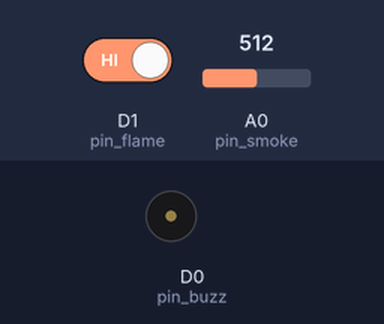
Simulated run of this sketch. Board: ESP8266 (NodeMCU). Parts: buzzer (waves = sounding). The test bench sets the inputs (shaded band); at power-on: A0 (pin_smoke) = 512, D1 (pin_flame) HIGH. WiFi joins after 1.5 s; servers stay silent unless stated; uploads are accepted with an empty reply; what the sketch prints to the serial monitor is not drawn.

Above: at 2.7 s.
2.8 s: A0 (pin_smoke) set to 483
At 3.5 s:
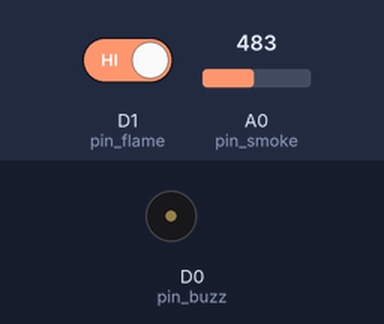
16.6 s: D1 (pin_flame) driven LOW
At 20.4 s:
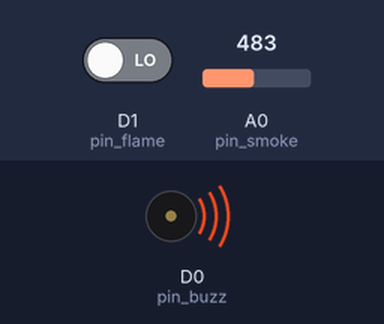
Timing chart, 0 to 31.9 s (numbered marks = the images above; inputs shaded):
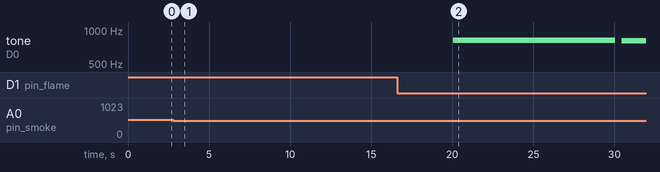

Measured:
- after the input at 2.8 s, tone on D0 (pin_buzz): stays silent (without the input it goes to 817 Hz after 7.2 s)
- after the input at 16.6 s, tone on D0 (pin_buzz): silent → 814 Hz after 3.4 s, → silent 10.0 s later, → 806 Hz 0.40 s later

The sketch:

sensor.ino
```cpp
// подключение библиотек
#include <ESP8266WiFi.h>  // обеспечение сетевого подключения (локальное и Интернет) с помощью модуля esp8266.
#include <WiFiClient.h>  // обеспечивает отправку данных по сети
#include <ESP8266HTTPClient.h>  // обеспечивает легкую коммуникацию с HTTP-сервером
// определение переменных
#define PERIOD_SENSORS 10000  // период опроса датчиков в мс
#define PERIOD_SEND 15000  // период отправки данных в мс
#define smoke_threshold 500 // порог срабатывания датчика дыма
#define WIFI_SSID "darknet_s"  // название сети wifi
#define WIFI_PASS "1912rotor!"  // пароль сети
int alarm_smoke = -1; // состояние датчика дыма
int alarm_flame = -1; // состояние датчика огня
int pin_smoke = A0;   // номер пина датчика дыма
int pin_flame = D1;   // номер пина датчика огня
int pin_buzz = D0;     // номер пина пьезоэлемента для звука
int value_smoke = 0;  // значение датчика дыма
int value_flame = 0;  // значение датчика огня
int buzz = 0;
int buzzflame = 0;
String json_string_smoke;  // строка, отправляемая как json на HTTP-сервер, с данными с датчика дыма
String json_string_flame;  // строка, отправляемая как json на HTTP-сервер, с данными с датчика огня
const String num_smoke = "1"; // номер датчика дыма в api сервере
const String num_flame = "2"; // номер датчика огня в api сервере
const String server_name = "http://192.168.0.103:5000/alyarma/api/v1.0/sensors/"; // строка подключения к API-серверу

// инициализация
void setup() {
  Serial.begin(112500); // подключение вывода данных с esp8266 в консоль
  Serial.println("Init start");  // вывод информации о начале инициализации программы в консоль
  pinMode(pin_flame, INPUT);  // изменение типа работы входа сигнала с датчика огня
  pinMode(pin_buzz, OUTPUT);
  WiFi.begin(WIFI_SSID, WIFI_PASS); // подключение к сети WiFi
  while (WiFi.status() != WL_CONNECTED) { // ждем подключения к WiFi
    delay(500);
    Serial.print(".");
  }
  Serial.println("Connected"); // вывод на консоль успешного подключения к WiFi
  Serial.println(WiFi.localIP()); // вывод на консоль IP-адрес устройства
  Serial.println("Init end"); // вывод на консоль информации о конце инициализации
}

// основной цикл
void loop() {
  checkSmoke();
  checkFlame();
  sendSmoke();
  sendFlame();
  if (buzz == 1){
    digitalWrite(pin_buzz, 0);
    delay(1);
    digitalWrite(pin_buzz, 1);
  }
  else if (buzz == 0) {
    digitalWrite(pin_buzz, 0);
  }

  if (buzzflame == 1){
    digitalWrite(pin_buzz, 0);
    delay(1);
    digitalWrite(pin_buzz, 1);
  }
  else if (buzz == 0) {
    digitalWrite(pin_buzz, 0);
  }
  Serial.println(value_smoke);
  Serial.println(buzz);
}

void checkSmoke() { // функция считывания данных с датчика дыма
  static uint32_t tmr1;   // переменная таймера
  if (millis() - tmr1 >= PERIOD_SENSORS) {  // ищем разницу между текущем временем и временем, записанным в переменную таймер, если эта разница больше периода опроса, то считываем данные с датчика
    tmr1 = millis();                   // приравнивание таймера к текущему времени
    value_smoke = analogRead(pin_smoke); // считываем данные с датчика дыма
    if (value_smoke >= smoke_threshold) { // сравниваем данные с датчиком и значением порога срабатывания, и если данные с датчика больше, то устанавливается флаг о тревоге
      alarm_smoke = 1; // устанавливается флаг о тревоге
      buzz = 1;

    }
    else if (value_smoke <= 10) { // если значение меньше 10, значит, что датчик не работает
      alarm_smoke = 0; // устанавливается флаг о отсутствии данных с датчика
    }
    else { // в других случаях датчик работает нормально
      alarm_smoke = -1;
      buzz = 0;
    }
  }
}

void checkFlame() { // функция считывания данных с датчика огня
  static uint32_t tmr1;   // переменная таймера
  if (millis() - tmr1 >= PERIOD_SENSORS) {  // ищем разницу между текущем временем и временем, записанным в переменную таймер, если эта разница больше периода опроса, то считываем данные с датчика
    tmr1 = millis();                   // приравнивание таймера к текущему времени
    value_flame = digitalRead(pin_flame); // считываем данные с датчика огня
    if (value_flame == 0) { // сравниваем данные с датчиком и значением порога срабатывания, и если данные с датчика больше, то устанавливается флаг о тревоге
      alarm_flame = 1; // устанавливается флаг о тревоге
      buzzflame = 1;
    }
    else if (value_flame == 1) { // датчик работает нормально
      alarm_flame = -1;
      buzzflame = 0;
    }
    else { // в других случаях датчик работает неправильно
      alarm_flame = 0;
    }
  }
}
void sendSmoke() {  // функция отправки данных на api сервер с датчика дыма
  static uint32_t tmr1;   // переменная таймера
  if (millis() - tmr1 >= PERIOD_SEND) {  // ищем разницу между текущем временем и временем, записанным в переменную таймер, если эта разница больше периода отпраки, то отправляем данные с датчика
    tmr1 = millis();                   // сброс таймера
    if(WiFi.status()== WL_CONNECTED) { // проверяем подключение к WiFi
      WiFiClient client; // инициализируем подключение к API-серверу
      HTTPClient http;  // инициализируем отправку данных по HTTP
      static String sensorPath = server_name + num_smoke; // объеденяем название сервера и номер датчика
      http.begin(client, sensorPath);  // начинаем передачу данных

      static char char_value[20];  // переменная для преобразования типа данных
      sprintf(char_value, "%d", value_smoke);  // преобразуем типы данных

      static char char_alarm[20];  // переменная для преобразования типа данных
      sprintf(char_alarm, "%d", alarm_smoke);  // преобразуем типы данных
      static String str1 = "{\"val\":"; // вспомогательная переменная
      static String str2 = ",\"alarm\":";  // вспомогательная переменная
      static String str3 = "}";  // вспомогательная переменная


      json_string_smoke = str1 + char_value + str2 + char_alarm + str3; // строка, отправляемая как json на HTTP-сервер, с данными с датчика дыма
      http.addHeader("Content-Type", "application/json"); // формирование HTTP пакета
      int httpResponseCode = http.PUT(json_string_smoke); // отправка HTTP пакета

      if (httpResponseCode != 200) {  // если не получен положительный ответ от сервера, то сигнализируем об ошибке
        Serial.println("Server error"); // здесь будет отпрака сигнала с gsm
      }
      http.end(); // завершить передачу HTTP
    }
    else {
      Serial.println("WiFi Disconnected"); // сообщить о недоступности WiFi
    }
  }
}


void sendFlame() { // функция отправки данных на api сервер с датчика огня
  static uint32_t tmr1;   // переменная таймера
  if (millis() - tmr1 >= PERIOD_SEND) {  // // ищем разницу между текущем временем и временем, записанным в переменную таймер, если эта разница больше периода отпраки, то отправляем данные с датчика
    tmr1 = millis();                   // сброс таймера
    if(WiFi.status()== WL_CONNECTED){ // проверяем подключение к WiFi
      WiFiClient client;  // инициализируем подключение к API-серверу
      HTTPClient http;  // инициализируем отправку данных по HTTP
      static String sensorPath = server_name + num_flame;  // объеденяем название сервера и номер датчика
      http.begin(client, sensorPath);  // начинаем передачу данных
      static char char_value[20]; // переменная для преобразования типа данных
      sprintf(char_value, "%d", value_flame); // преобразуем типы данных

      static char char_alarm[20];  // переменная для преобразования типа данных
      sprintf(char_alarm, "%d", alarm_flame); // преобразуем типы данных
      static String str1 = "{\"val\":"; // вспомогательная переменная
      static String str2 = ",\"alarm\":"; // вспомогательная переменная
      static String str3 = "}"; // вспомогательная переменная

      json_string_flame = str1 + char_value + str2 + char_alarm + str3; // строка, отправляемая как json на HTTP-сервер, с данными с датчика огня
      http.addHeader("Content-Type", "application/json"); // формирование HTTP пакета
      int httpResponseCode = http.PUT(json_string_flame); // отправка HTTP пакета

      if (httpResponseCode != 200) {
        Serial.println("Server error"); // если не получен положительный ответ от сервера, то сигнализируем об ошибке
      }

      http.end(); // завершить передачу HTTP
    }
    else {
      Serial.println("WiFi Disconnected");  // сообщить о недоступности WiFi
    }
  }
}
```
